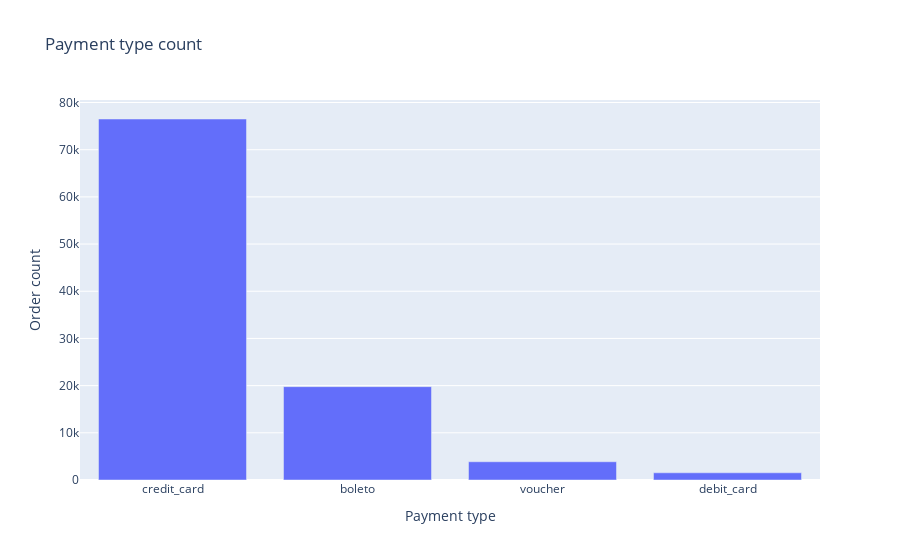

Notebook code for this chart:
### Code cell
# Import the required visualization library (시각화 라이브러리 호출)
import plotly.express as px

# Create a bar chart to show the number of orders by payment type (결제 수단별 주문 수량을 막대그래프로 표시)
fig = px.bar(
    x=payment_type_count.index,        # X-axis shows payment types (x축: 결제 수단)
    y=payment_type_count.values,       # Y-axis shows number of unique orders (y축: 고유 주문 수량)
    title="Payment type count",        # Chart title (그래프 제목)
    labels={
        "x": "Payment type",           # X-axis label (x축 라벨)
        "y": "Order count"             # Y-axis label (y축 라벨)
    }
)

fig.show()  # Show the chart (그래프 출력)

### Figure 1 — Plotly figure (JSON) as saved in the notebook; plotly's stock layout.template omitted (floating-point values rounded to 4 significant figures)
{"data": [{"hovertemplate": "Payment type=%{x}<br>Order count=%{y}<extra></extra>", "legendgroup": "", "marker": {"color": "#636efa", "pattern": {"shape": ""}}, "name": "", "orientation": "v", "showlegend": false, "textposition": "auto", "type": "bar", "x": ["credit_card", "boleto", "voucher", "debit_card"], "xaxis": "x", "y": [76505, 19784, 3866, 1528], "yaxis": "y"}], "layout": {"barmode": "relative", "legend": {"tracegroupgap": 0}, "title": {"text": "Payment type count"}, "xaxis": {"anchor": "y", "domain": [0, 1], "title": {"text": "Payment type"}}, "yaxis": {"anchor": "x", "domain": [0, 1], "title": {"text": "Order count"}}}}
